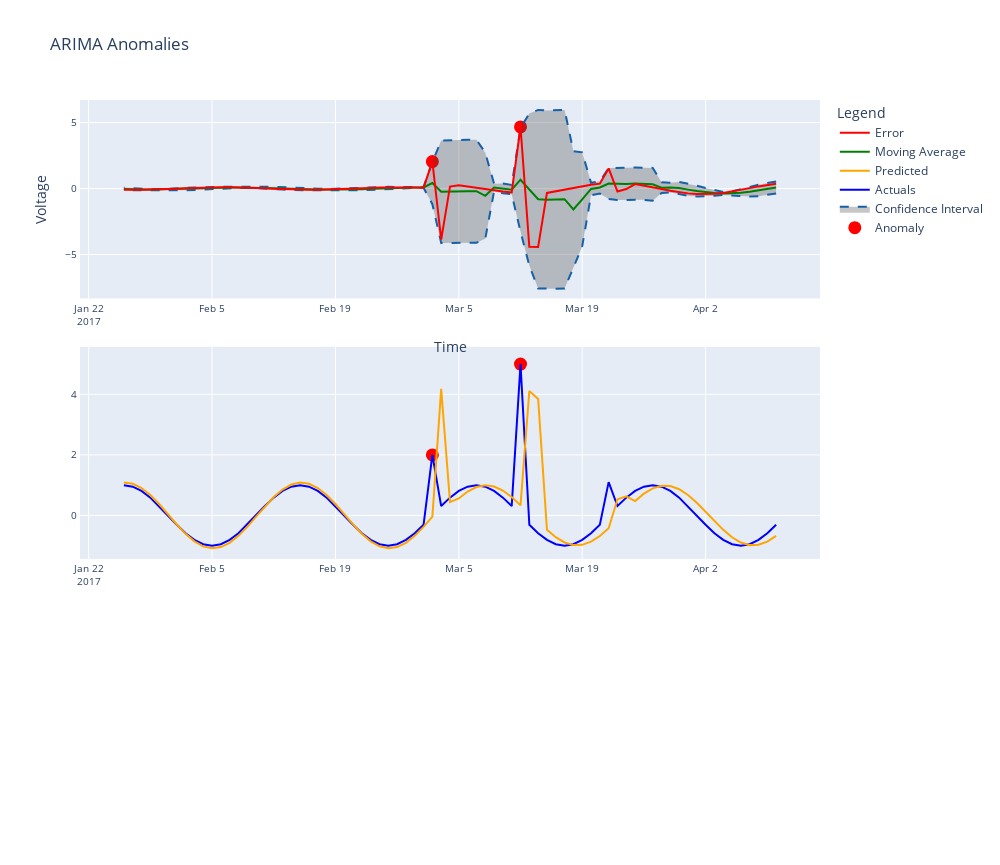

The cell this chart's notebook holds for it:
### Code cell
widget.show(viz_backend='plotly')
